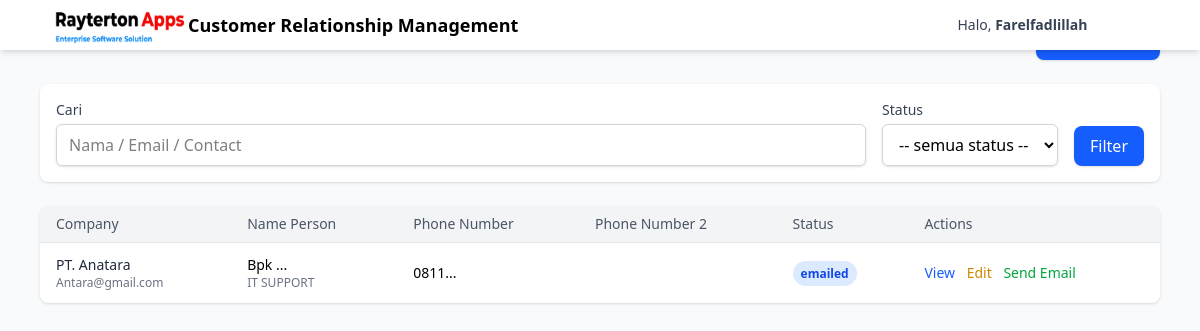
Page /dashboard.php (signed in) on the committed database.
### tables this page shows
CREATE TABLE `crm` (
  `company_email` varchar(150) NOT NULL,
  `marketing_id` char(3) NOT NULL,
  `marketing_person_name` varchar(100) DEFAULT NULL,
  `person_email` varchar(150) DEFAULT NULL,
  `company_name` varchar(255) DEFAULT NULL,
  `name_person` varchar(150) DEFAULT NULL,
  `contact_person_position_title` varchar(150) DEFAULT NULL,
  `phone_number` varchar(50) DEFAULT NULL,
  `phone_number2` varchar(50) DEFAULT NULL,
  `company_website` varchar(255) DEFAULT NULL,
  `company_category` varchar(100) DEFAULT NULL,
  `contact_person_position_category` varchar(100) DEFAULT NULL,
  `company_type` varchar(100) DEFAULT NULL,
  `address` text,
  `city` varchar(100) DEFAULT NULL,
  `postcode` varchar(20) DEFAULT NULL,
  `status` enum('input','wa','emailed','contacted','replied','presentation','CLIENT') DEFAULT 'input',
  `created_at` timestamp NOT NULL DEFAULT CURRENT_TIMESTAMP,
  `updated_at` timestamp NOT NULL DEFAULT CURRENT_TIMESTAMP ON UPDATE CURRENT_TIMESTAMP
);

### functions.php (called while the page is built, shortened)
<?php
function h($s) {
    return htmlspecialchars($s, ENT_QUOTES, 'UTF-8');
}
?>

### dashboard.php (the view, shortened to what this page needs)
<?php
require_once 'db.php';
require_once 'functions.php';
$mid = current_marketing_id();
$q = $_GET['q'] ?? '';
$sql = "SELECT * FROM crm WHERE marketing_id = :mid";
$params = ['mid' => $mid];
$sql .= " ORDER BY updated_at DESC";
$stmt = $pdo->prepare($sql);
$stmt->execute($params);
$rows = $stmt->fetchAll();
?>
<!doctype html>
<html lang="id">
<head>
  <link href="css/output.css" rel="stylesheet">
</head>
<body class="bg-gray-50 min-h-screen" x-data="{ sidebarOpen: false }">
  <main class="max-w-6xl mx-auto px-4 py-6">
    <div class="flex justify-between items-center mb-6">
      <h2 class="text-xl font-bold text-gray-700">Data Kontak</h2>
      <a href="add_contact.php" class="bg-blue-600 hover:bg-blue-700 text-white px-4 py-2 rounded-lg text-sm font-medium shadow">
      </a>
    </div>
    <form method="get" class="bg-white p-4 rounded-lg shadow mb-6 flex flex-col sm:flex-row gap-4 sm:items-end">
      <div class="flex-1">
        <label class="block text-sm font-medium text-gray-700 mb-1">Cari</label>
        <input name="q" placeholder="Nama / Email / Contact" value="<?=h($q)?>"
          class="w-full px-3 py-2 border border-gray-300 rounded-md shadow-sm focus:outline-none focus:ring-2 focus:ring-blue-500 focus:border-blue-500">
      </div>
      <div>
        <label class="block text-sm font-medium text-gray-700 mb-1">Status</label>
        <select name="status"
          class="w-full px-3 py-2 border border-gray-300 rounded-md shadow-sm focus:outline-none focus:ring-2 focus:ring-blue-500 focus:border-blue-500">
          <option value="">-- semua status --</option>
        </select>
      </div>
      <div>
        <button class="w-full sm:w-auto px-4 py-2 bg-blue-600 text-white rounded-lg shadow hover:bg-blue-700">
          Filter
        </button>
      </div>
    </form>
    <div class="bg-white shadow rounded-lg overflow-hidden">
      <table class="min-w-full divide-y divide-gray-200 text-sm">
        <thead class="bg-gray-100">
          <tr>
            <th class="px-4 py-2 text-left font-medium text-gray-600">Company</th>
            <th class="px-4 py-2 text-left font-medium text-gray-600">Name Person</th>
            <th class="px-4 py-2 text-left font-medium text-gray-600">Phone Number</th>
            <th class="px-4 py-2 text-left font-medium text-gray-600">Phone Number 2</th>
            <th class="px-4 py-2 text-left font-medium text-gray-600">Status</th>
            <th class="px-4 py-2 text-left font-medium text-gray-600">Actions</th>
          </tr>
        </thead>
        <tbody class="divide-y divide-gray-200">
        <?php foreach($rows as $r): ?>
          <tr class="hover:bg-gray-50">
            <td class="px-4 py-3">
              <div class="font-medium text-gray-800"><?=h($r['company_name'])?></div>
              <div class="text-gray-500 text-xs"><?=h($r['company_email'])?></div>
            </td>
            <td class="px-4 py-3">
              <div><?=h($r['name_person'])?></div>
              <div class="text-gray-500 text-xs"><?=h($r['contact_person_position_title'])?></div>
            </td>
            <td class="px-4 py-3"><?=h($r['phone_number'])?></td>
            <td class="px-4 py-3"><?=h($r['phone_number2'])?></td>
            <td class="px-4 py-3">
              <span class="px-2 py-1 rounded-full text-xs font-semibold
                <?= $r['status']==='CLIENT' ? 'bg-green-100 text-green-700' : 'bg-blue-100 text-blue-700' ?>">
                <?=h($r['status'])?>
              </span>
            </td>
            <td class="px-4 py-3 space-x-2">
              <a href="view_contact.php?email=<?=urlencode($r['company_email'])?>" class="text-blue-600 hover:underline">View</a>
              <a href="edit_contact.php?email=<?=urlencode($r['company_email'])?>" class="text-yellow-600 hover:underline">Edit</a>
              <a href="send_email.php?email=<?=urlencode($r['company_email'])?>" class="text-green-600 hover:underline">Send Email</a>
            </td>
          </tr>
        <?php endforeach; ?>
        </tbody>
      </table>
    </div>
  </main>
</body>
</html>

### rows in the picture
crm: company_name "PT. Anatara", company_email "Antara@gmail.com", name_person "Bpk ...", contact_person_position_title "IT SUPPORT", phone_number "0811...", status "emailed"
